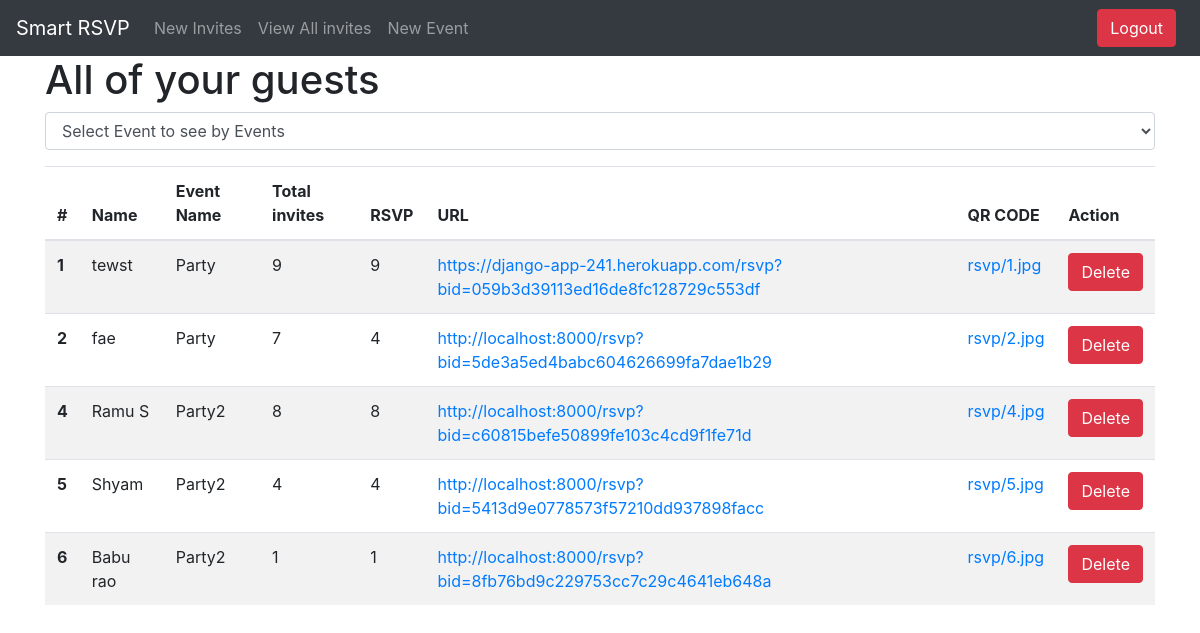
The app's page /viewAll (signed in), older data.
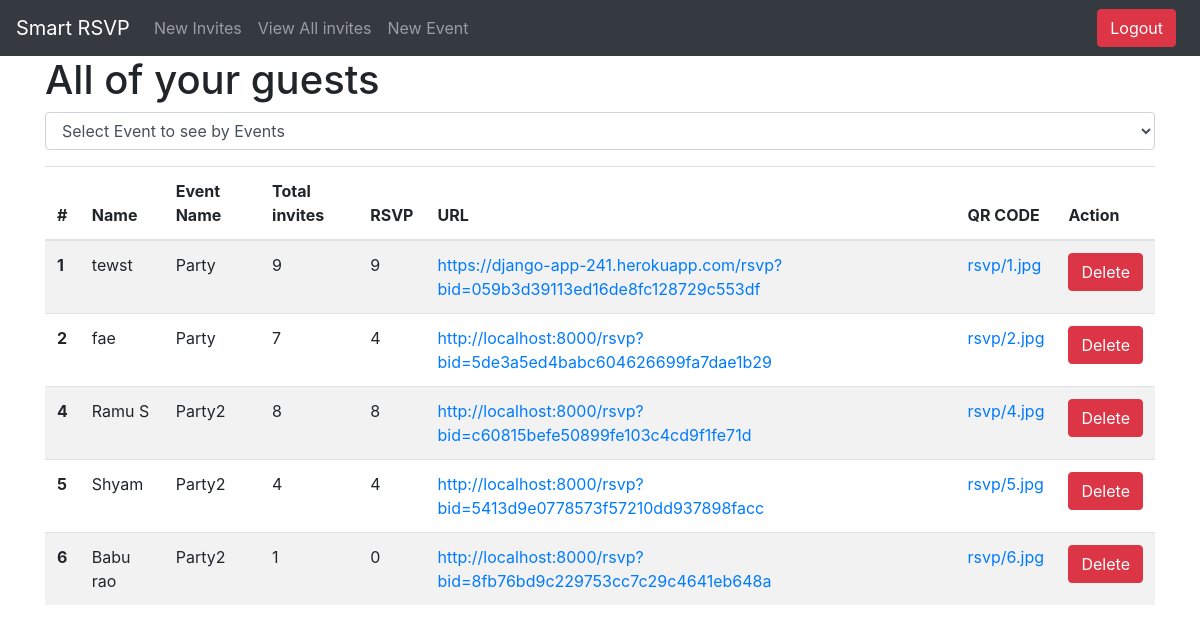
The same page, newer data.
### rsvp/models.py (models this page shows)
class Booking(models.Model):
    booking_id = models.AutoField(primary_key=True)
    user = models.ForeignKey(settings.AUTH_USER_MODEL, on_delete=models.CASCADE, default=1)
    event = models.ForeignKey(Event, on_delete=models.CASCADE)
    guest_name = models.CharField(max_length=300)
    max_rsvp = models.IntegerField()
    done_rsvp = models.IntegerField()
    digest = models.CharField(max_length=35)
    url = models.CharField(max_length=250)
    qrcode = models.ImageField(upload_to="rsvp", default="")

class Event(models.Model):
    event_id = models.AutoField(primary_key=True)
    event_name = models.CharField(max_length=200)
    event_desc = models.CharField(max_length=500)
    user = models.ForeignKey(settings.AUTH_USER_MODEL, on_delete=models.CASCADE, default=1)

### rsvp/views.py (the view, shortened to what this page needs)
# urls.py: path("viewAll", views.viewAll, name="viewAll"),
def viewAll(request):
    if request.user.is_authenticated:
        user = request.user
        id = request.GET.get('eid')
        all_bookings = Booking.objects.all().filter(user=user)
        events = Event.objects.all().filter(user=user)
        params = { 'all': all_bookings, 'events': events }
        return render(request, 'viewAll.html', params)
    else:
        return redirect('register_login')

### rsvp/templates/viewAll.html (shortened to what this page needs)
{% extends 'base.html' %}
{%block body%}
   <div class="container">
      <h1>All of your guests</h1>
       <div class="form-group">
            <select class="form-control" id="select" name="event_id" onchange="selectListener();">
                <option value="all">Select Event to see by Events</option>
            </select>
       </div>
       <table class="table table-striped">
          <thead>
            <tr>
              <th scope="col">#</th>
              <th scope="col">Name</th>
              <th scope="col">Event Name</th>
              <th scope="col">Total invites</th>
              <th scope="col">RSVP</th>
              <th scope="col">URL</th>
              <th scope="col">QR CODE</th>
              <th scope="col">Action</th>
            </tr>
          </thead>
          <tbody>
          {% for item in all %}
            <tr>
              <th scope="row">{{ item.booking_id }}</th>
              <td>{{ item.guest_name }}</td>
              <td>{{ item.event.event_name }}</td>
              <td>{{ item.max_rsvp }}</td>
              <td>{{ item.done_rsvp }}</td>
              <td><a href="{{ item.url }}" target="_blank">{{ item.url }}</a></td>
              <td><a href="/media/{{ item.qrcode }}" target="_blank">{{ item.qrcode }}</a> </td>
              <td><a class="btn btn-danger" href="/delete?b_id={{ item.booking_id }}">Delete</a> </td>
            </tr>
          {% endfor %}
          </tbody>
        </table>
</div>
{% endblock %}

Row changes from the older to the newer data that the page shows:
changed Booking "Babu rao": done_rsvp "1" → "0"
